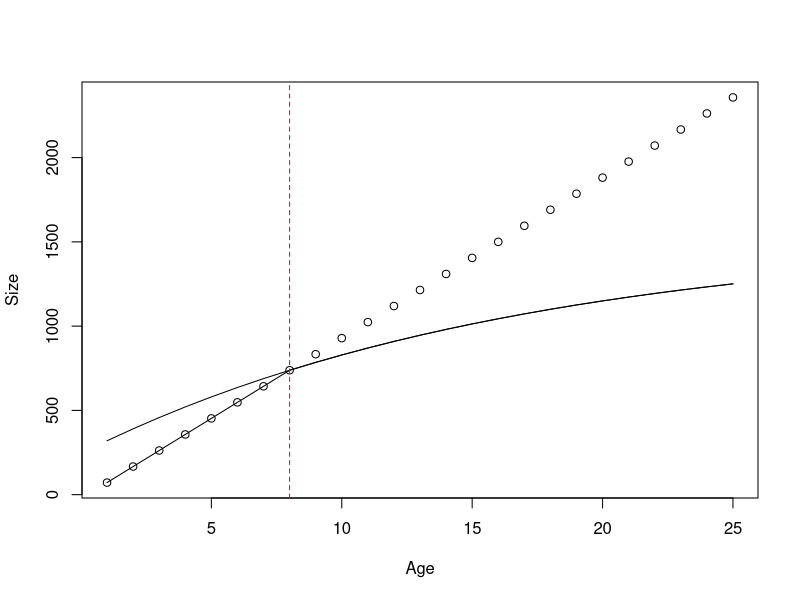
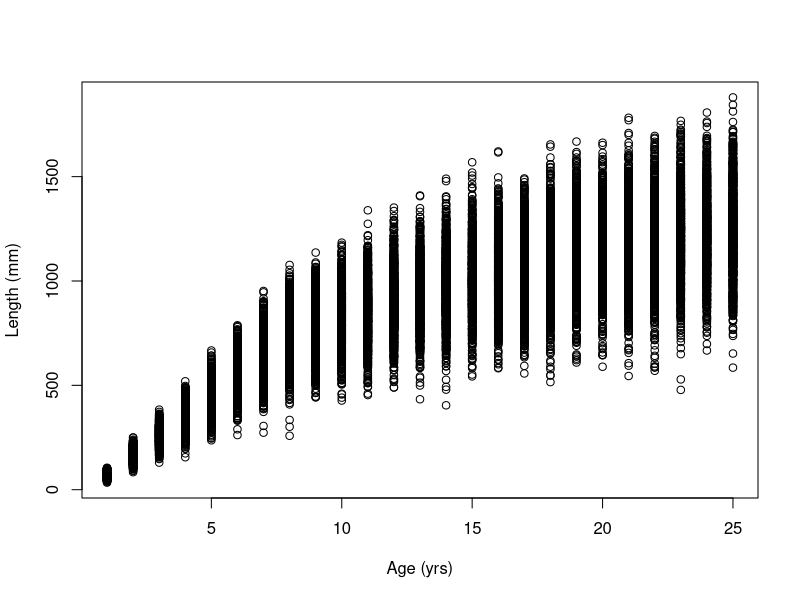
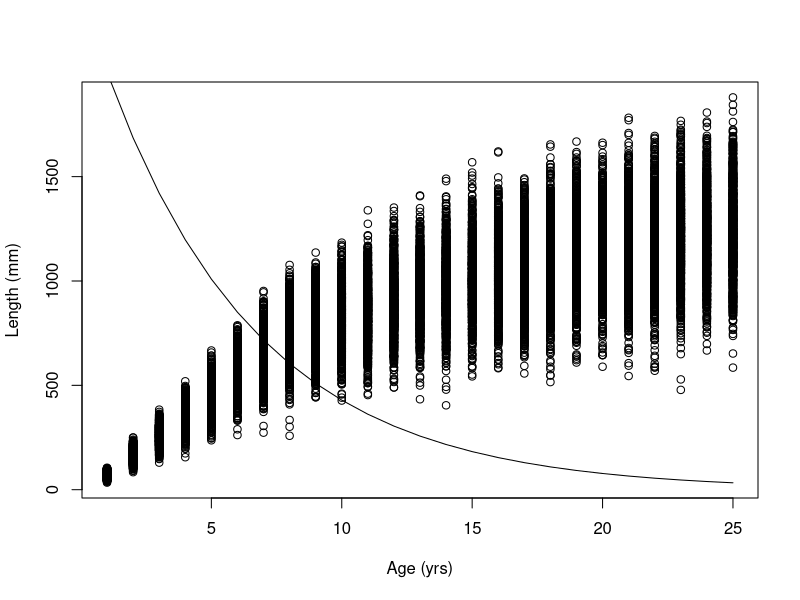
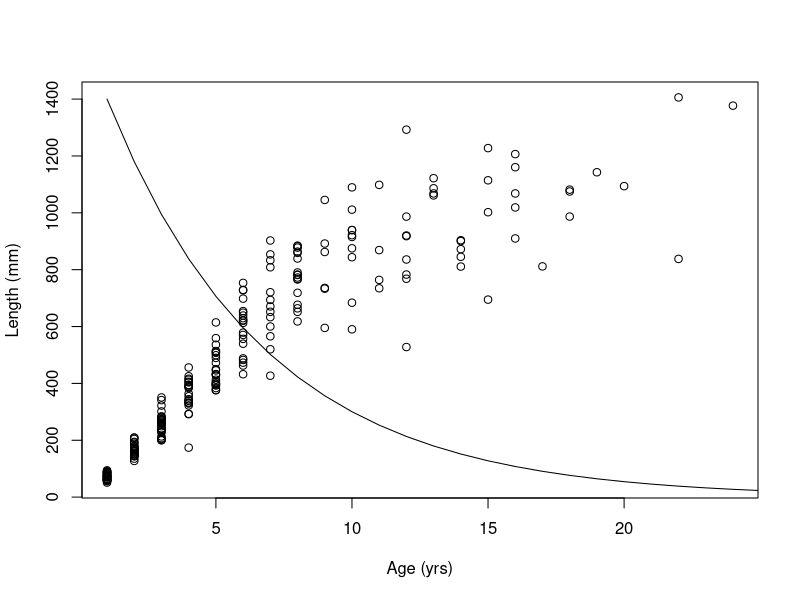
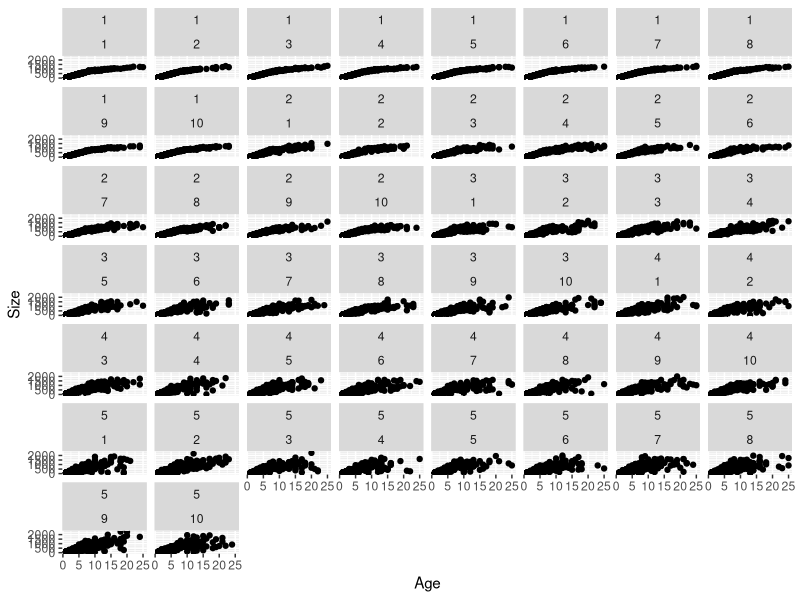
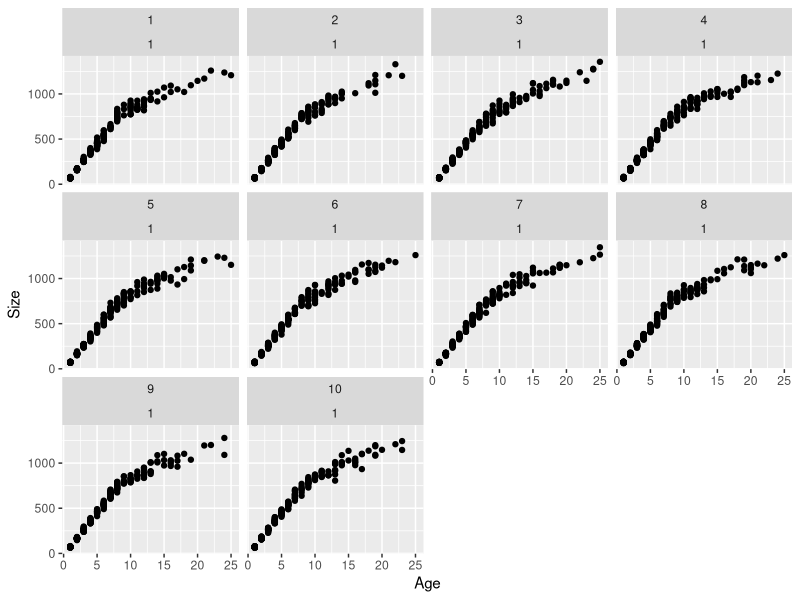

These charts were generated, in order, by the following R code:
# Example code of simulations presented in Wootton et al. (2020) where population growth models are adapted from Wilson et. al. (2018). 
# Life history parameters are taken from published estimates from the Greenland Atlantic cod (Gadus morhua) stock to give population growth curves maximum realism. 
# Population growth is first modeled under baseline parameters and then replicate populations are modeled where the coefficient of variation around size at age is allowed 
# to vary. We assume this variation is constant throughout ontogeny at each level of CV. Modifications to this code can be made to simulate variation in other growth
# parameters or to simulate fishery selection as described in the manuscript.

# First, clear global environment and load required packages

rm(list=ls())
library(ggplot2)
library(dplyr)
#library(Ryacas) # this rearranges equations if you need to back calculate parameters

# Greenland cod stock step 1. Generate growth length-at-age data with variation built in
# *modify the below code if you wish to model the Skagerrak cod stock or any other stock with differing parameters

# Generate a curve that we will use as an average size for each age class 

ages <- 1:25   # Create an integer sequence of ages

Tmat <- 8      # Age of maturity #rounded down from 8.5 from fishbase (Jonsson 1959)

linf <- 1540   # fishbase (Ratz and Stein 1999)
vbk <-  0.06   # fishbase (Ratz and Stein 1999)
t0 <-  -2.88   # fishbase (Ratz and Stein 1999)

# To back-calculate g, h and t1 from equations from the original Wilson (2018) script, substitute parameters in the below equation and solve for g, h and t1
# This allows us to generate population growth curves from data derived from real populations
# linf <- 3 * h/g                                        # Wilson (2018) conversion to VBGF L-infinity
# vbk <- log(1 + g/3)                                    # Wilson (2018) conversion to VBGF kappa
# t0 <- Tmat + log(1 - g * (Tmat - t1)/3)/log(1 + g/3)   # Wilson (2018) conversion to VBGF t0 

# vbk <- log(1 + g/3) 
g <- (exp(vbk)-1)*3   # Proportion of energy in adult phase allocated to reproduction per year

# linf <- 3 * h/g 
h <- (linf/3)*g       # Somatic growth in millimeters per year

# t0 <- Tmat + log(1 - g * (Tmat - t1)/3)/log(1 + g/3)
t1 <- Tmat - (3/g) * (1 - (1 + g/3) ^ (t0 - Tmat))     # Age when size=0 for the juvenile phase

lena_phase1 <- h * (ages - t1)  # Length-at-age for phase 1
lena_phase2 <- linf * (1 - exp(-vbk * (ages - t0)))  # Length-at-age for phase 2
biphasic <- ifelse(ages < Tmat, lena_phase1, lena_phase2)  # if-else statement for which phase a fish is allocating surplus energy

# Plot the population average growth-curve

plot(ages, lena_phase1, ylab = "Size", xlab = "Age")
lines(ages, lena_phase2)
lines(ages, biphasic)
abline(v = Tmat, col = "red", lty = 2)

Cv <- 0.155672 # Cv for Greenland cod - calculated as a proxy from the ICES data on Atlantic cod from the North Sea. Data are analysed by age class and area and then averaged. Cv is assumed to be constant through ages in the model.

Size <- NULL # Generate a vector of sizes

No.inAgeClasses <- 1000 # How many samples of each age class do we want to create? (for survival to be applied to)

for (i in 1:length(ages)) Size <- c(Size, rnorm(No.inAgeClasses, mean=biphasic[i], sd=Cv*biphasic[i])) # A for loop that generates size-distribution with variation

Data <- data.frame(cbind(rep(ages, each = No.inAgeClasses), Size)) # Create a data-frame
colnames(Data) <- c("Age", "Size")

# Plot the results

plot(Data$Age, Data$Size, pch = 21, xlab = "Age (yrs)", 
     ylab = "Length (mm)")

# Combine the vector of sizes with discreet probabilities of survival at a given age to simulate realisitic size-age strutures

surv <- rep(NA, length(ages))  # Create an empty vector
surv[1] <- 1
for (j in 2:max(ages)) {
  surv[j] <- surv[j - 1] * exp(log(((g/1.18) - 1)/-1))
}

# Plot the survival data

plot(Data$Age, Data$Size, pch = 21, xlab = "Age (yrs)", 
     ylab = "Length (mm)")
lines(ages, surv*2000)

SurvivalData <- as.data.frame(cbind(Age=ages, surv)) 

SurvivalChanceData <- merge(Data, SurvivalData, by= "Age")

# Apply survival

SurvivalChanceData$SurvSample <- NA
for ( i in seq_len(nrow(SurvivalChanceData))){
  SurvivalChanceData$SurvSample[i] <- rbinom(1, size=1, prob =  SurvivalChanceData$surv[i])
}

# Remove 'dead' individuals

SurvivalChanceData$SurvSample[SurvivalChanceData$SurvSample < 1] <- NA

SurvivalChanceData <- SurvivalChanceData[!is.na(SurvivalChanceData$SurvSample), ]

# Sample from survived 

No.Samples <- 250 # How many datapoints do we want in our dataset that incorporates survival? - lets sample 250 to try to ensure that it is Cv affecting model performance not sample size (Honsey et al. 2017)

SurvivalChanceData <- SurvivalChanceData[sample(nrow(SurvivalChanceData), No.Samples), ]

plot(SurvivalChanceData$Age, SurvivalChanceData$Size, pch = 21, xlab = "Age (yrs)", 
     ylab = "Length (mm)")
lines(ages, surv*1400)

# Now run code that allows us to vary CV across a number of populations and stores the resulting populations in a dataframe

nPop <- 5 # How many populations do we want to create and analyse later?

Cv <- seq(0.05, 0.45, length = nPop) # What distribution of variation around size at age do we want to create?

# A for-loop that generates size-at-age distrubutions for the number of populaitons specified above

PopData <- NULL
for (j in 1:nPop) {
  Size <- NULL
  # Create size distribution
  
  for (i in 1:length(ages)) Size <- c(Size, rnorm(No.inAgeClasses, mean=biphasic[i], sd=Cv[j]*biphasic[i]))
  
  # Merge sizes with ages
  
  Data <- data.frame(cbind(rep(ages, each = No.inAgeClasses), Size, rep(j, length(ages)), rep(Cv[j], length(ages))), row.names = NULL)
  colnames(Data) <- c("Age", "Size", "No.Pop", "PopCv")
  
  SurvivalData <- as.data.frame(cbind(Age=ages, surv)) 
  
  SurvivalChanceData <- merge(Data, SurvivalData, by= "Age")
  
  # Apply survival function to generated size-at-age data
  
  SurvivalChanceData$SurvSample <- NA
  for ( i in seq_len(nrow(SurvivalChanceData))){
    SurvivalChanceData$SurvSample[i] <- rbinom(1, size=1, prob =  SurvivalChanceData$surv[i])
  }
  
  # Remove 'dead' individuals
  
  SurvivalChanceData$SurvSample[SurvivalChanceData$SurvSample < 1] <- NA
  
  SurvivalChanceData <- SurvivalChanceData[!is.na(SurvivalChanceData$SurvSample), ]
  
  SurvivalChanceData <- select(SurvivalChanceData,-c(SurvSample)) #clean out dataset with this line of code
  
  # Remove sizes less than zero  
  
  SurvivalChanceData$Size[SurvivalChanceData$Size < 0] <- NA 
  
  SurvivalChanceData <- SurvivalChanceData[!is.na(SurvivalChanceData$Size), ]
  
  # Take a random sample from size-at-age data (with survival built in) and repeat 10 times to create 10 random populations for each level of Cv drawn from the same pool of survival data
  
  RepeatSampleData <-SurvivalChanceData
  
  for(i in 1:10){RepeatSampleDataIteration <- RepeatSampleData[sample(nrow(RepeatSampleData), No.Samples), ] 
  RepeatSampleDataIteration$RepNo. <- rep(i, length = nrow(RepeatSampleDataIteration))
  PopData <- rbind(PopData, RepeatSampleDataIteration)
  }
}

tapply(X=round(PopData$Size), INDEX=list(round(PopData$Size)), FUN=length) # Check if the loop worked

# Lets plot our populations

SimulatedCvLengthAgePopPlot <- ggplot(data= PopData, aes(x= Age, y= Size)) + 
  geom_point() +  facet_wrap(No.Pop~RepNo.)  
SimulatedCvLengthAgePopPlot

# Lets select data from the first mat-age input and plot it, which allows us to look more closely at our repeated sampling of survival data at the same level of CV

SimulatedCvLengthAgePopPlotPop1 <- ggplot(data= PopData[with(PopData, No.Pop == "1"),], aes(x= Age, y= Size)) + 
  geom_point() +  facet_wrap(RepNo.~No.Pop)  
SimulatedCvLengthAgePopPlotPop1